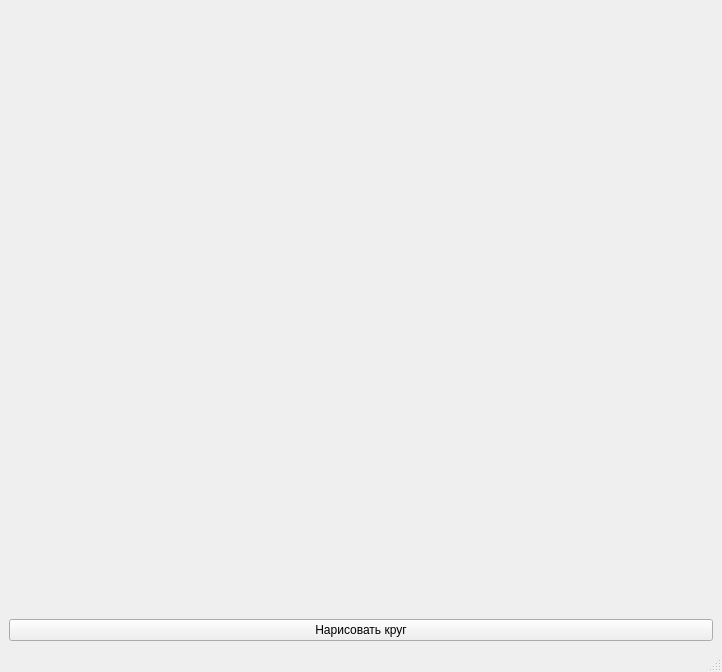
<?xml version="1.0" encoding="UTF-8"?>
<ui version="4.0">
 <class>MainWindow</class>
 <widget class="QMainWindow" name="MainWindow">
  <property name="geometry">
   <rect>
    <x>0</x>
    <y>0</y>
    <width>722</width>
    <height>672</height>
   </rect>
  </property>
  <property name="windowTitle">
   <string>MainWindow</string>
  </property>
  <widget class="QWidget" name="centralwidget">
   <layout class="QGridLayout" name="gridLayout">
    <item row="0" column="0">
     <layout class="QVBoxLayout" name="verticalLayout">
      <item>
       <widget class="QLabel" name="drawLbl">
        <property name="text">
         <string/>
        </property>
       </widget>
      </item>
      <item>
       <widget class="QPushButton" name="drawBtn">
        <property name="text">
         <string>Нарисовать круг</string>
        </property>
       </widget>
      </item>
     </layout>
    </item>
   </layout>
  </widget>
  <widget class="QMenuBar" name="menubar">
   <property name="geometry">
    <rect>
     <x>0</x>
     <y>0</y>
     <width>722</width>
     <height>21</height>
    </rect>
   </property>
  </widget>
  <widget class="QStatusBar" name="statusbar"/>
 </widget>
 <resources/>
 <connections/>
</ui>
